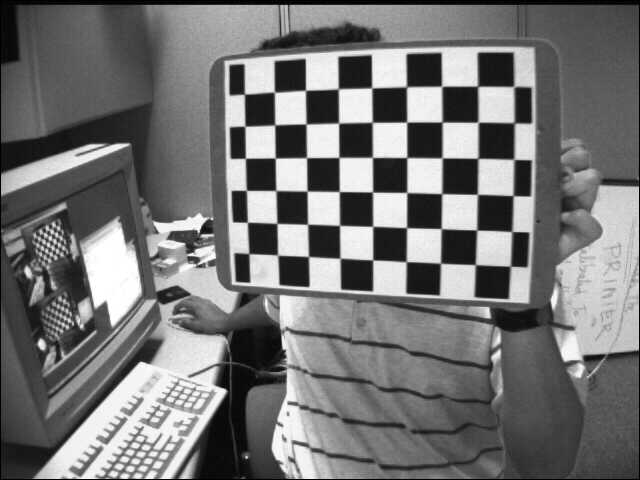
#> input picture Lab_2/checkerboard.jpg, 640 x 480 px
$ python Lab2.py   (older library calls are emulated)
#> lines starting #> are read from the running program, lines starting #| are printed output that depends on the picture
import cv2
import numpy as np
import matplotlib.pyplot as plt
import pandas as pd
import pickle

img = cv2.imread('checkerboard.jpg', 0)
#> img is the input picture: shape (480, 640); min 0, max 255, mean 116.6
plt.figure()
plt.imshow(img, cmap='gray')
plt.axis('off')
plt.show()

# import pickle

img_pts_file = open('image_points.pkl','rb')
#> (reads Lab_2/image_points.pkl from the repository)
obg_pts_file = open('object_points.pkl', 'rb')
#> (reads Lab_2/object_points.pkl from the repository)
img_pts = pickle.load(img_pts_file)
obg_pts = pickle.load(obg_pts_file)
# img_pts = pd.read_pickle('image_points.pkl')
# obg_pts = pd.read_pickle('object_points.pkl')
print(img_pts)
print(obg_pts)

plt.figure()
plt.imshow(img, cmap='gray')
plt.scatter(x=img_pts[:, 0], y=img_pts[:, 1], c='b', marker='x', s=20)
plt.axis('off')
plt.show()
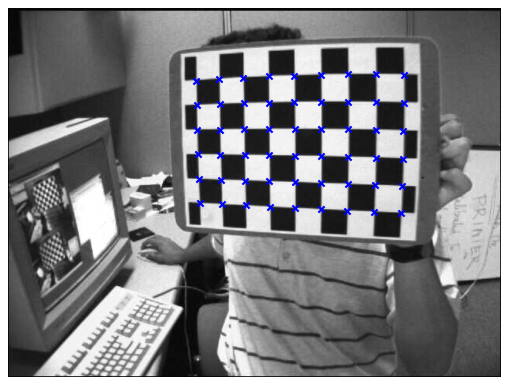
#> figure drawn by matplotlib, 1 panel

b = []
for i in range(len(img_pts)):
    b.append([img_pts[i,0]])
    b.append([img_pts[i,1]])

b = np.array(b)
print(b)

# [9 lines of commented-out code are left out]


A = np.empty((0, 6),dtype=np.float)
j = 0
for i in range(2*len(obg_pts)):
   if i%2 == 0:
       A = np.row_stack((A, np.array([obg_pts[j,0], obg_pts[j, 1], 1, 0, 0, 0])))   #((A, np.array([obg_pts[:,0], obg_pts[:,1], 1, 0, 0, 0])))
       # A = np.concatenate(A, np.array([obg_pts[:,0], obg_pts[:,1], 1, 0, 0, 0]), axis=0)
       # A.append(np.array([obg_pts[:,0], obg_pts[:,1], 1, 0, 0, 0])) #np.row_stack((A, np.array([obg_pts[:,0], obg_pts[:,1], 1, 0, 0, 0])))
   elif i%2 != 0:
       A = np.row_stack((A, np.array([0, 0, 0, obg_pts[j, 0], obg_pts[j, 1], 1])))
       j = j+1
       # [5 lines of commented-out code are left out]
print(A)
# [10 lines of commented-out code are left out]
